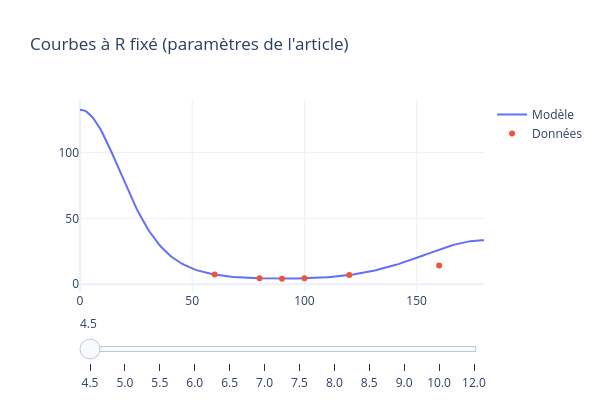
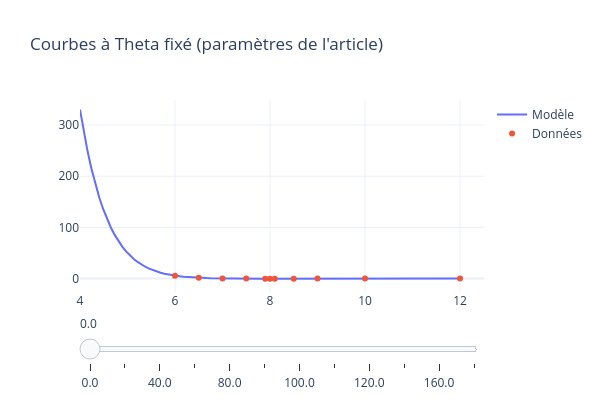

Notebook source saved alongside these figures, in order:
### Markdown cell above
### Affichage des résultats

### Code cell
R_vals = np.array([4.5,5.0,5.5,6.0,6.5,7.0,7.5,8.0,8.5,9.0,10.0,12.0])
x = np.linspace(0, 180, 180)
plot_interactif(V_opt, params_He, R_vals, x, He,
                fixed_col="R", x_col="Theta", y_col="Energy_mEh",
                title="Courbes à R fixé (paramètres de l'article)")
Theta_vals = np.array([0., 20., 40., 60., 80., 90., 100., 115., 120., 140., 160., 180.])
x_R = np.linspace(4, 12, 100)
plot_interactif(V_opt, params_He, Theta_vals, x_R, He,
                fixed_col="Theta", x_col="R", y_col="Energy_mEh",
                title="Courbes à Theta fixé (paramètres de l'article)",fixed_first=False)
